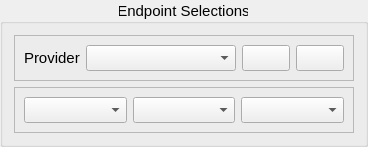
    <widget class="QGroupBox" name="groupBox_4">
     <property name="sizePolicy">
      <sizepolicy hsizetype="Preferred" vsizetype="Fixed">
       <horstretch>0</horstretch>
       <verstretch>0</verstretch>
      </sizepolicy>
     </property>
     <property name="font">
      <font>
       <pointsize>11</pointsize>
      </font>
     </property>
     <property name="title">
      <string>Endpoint Selections</string>
     </property>
     <property name="alignment">
      <set>Qt::AlignCenter</set>
     </property>
     <property name="flat">
      <bool>true</bool>
     </property>
     <layout class="QGridLayout" name="gridLayout_2">
      <item row="0" column="0">
       <widget class="QFrame" name="frame_2">
        <property name="frameShape">
         <enum>QFrame::StyledPanel</enum>
        </property>
        <property name="frameShadow">
         <enum>QFrame::Raised</enum>
        </property>
        <layout class="QGridLayout" name="gridLayout_4">
         <item row="0" column="1">
          <widget class="QComboBox" name="provider_combo">
           <property name="sizePolicy">
            <sizepolicy hsizetype="Expanding" vsizetype="Fixed">
             <horstretch>0</horstretch>
             <verstretch>0</verstretch>
            </sizepolicy>
           </property>
           <property name="minimumSize">
            <size>
             <width>150</width>
             <height>25</height>
            </size>
           </property>
          </widget>
         </item>
         <item row="0" column="0">
          <widget class="QLabel" name="label_15">
           <property name="text">
            <string>Provider</string>
           </property>
          </widget>
         </item>
         <item row="0" column="2">
          <widget class="QPushButton" name="provider_refresh">
           <property name="sizePolicy">
            <sizepolicy hsizetype="Fixed" vsizetype="Fixed">
             <horstretch>0</horstretch>
             <verstretch>0</verstretch>
            </sizepolicy>
           </property>
           <property name="toolTip">
            <string>Refresh the provider list. Needed after a provider was added or deleted.</string>
           </property>
           <property name="text">
            <string/>
           </property>
           <property name="icon">
            <iconset resource="resources.qrc">
             <normaloff>:/plugins/ohsomeTools/img/icon_refresh.png</normaloff>:/plugins/ohsomeTools/img/icon_refresh.png</iconset>
           </property>
          </widget>
         </item>
         <item row="0" column="3">
          <widget class="QPushButton" name="provider_config">
           <property name="sizePolicy">
            <sizepolicy hsizetype="Fixed" vsizetype="Fixed">
             <horstretch>0</horstretch>
             <verstretch>0</verstretch>
            </sizepolicy>
           </property>
           <property name="toolTip">
            <string>Shortcut to Web ► ohsomeTools ► Provider Settings</string>
           </property>
           <property name="text">
            <string/>
           </property>
           <property name="icon">
            <iconset resource="resources.qrc">
             <normaloff>:/plugins/ohsomeTools/img/icon_settings.png</normaloff>:/plugins/ohsomeTools/img/icon_settings.png</iconset>
           </property>
          </widget>
         </item>
        </layout>
       </widget>
      </item>
      <item row="2" column="0">
       <widget class="QFrame" name="frame_3">
        <property name="frameShape">
         <enum>QFrame::StyledPanel</enum>
        </property>
        <property name="frameShadow">
         <enum>QFrame::Raised</enum>
        </property>
        <layout class="QHBoxLayout" name="horizontalLayout_7">
         <item>
          <widget class="QComboBox" name="ohsome_spec_selection_combo">
           <property name="toolTip">
            <string>ohsome API Endpoint</string>
           </property>
          </widget>
         </item>
         <item>
          <widget class="QComboBox" name="ohsome_spec_preference_combo">
           <property name="toolTip">
            <string>Request preference</string>
           </property>
           <property name="placeholderText">
            <string>Spec</string>
           </property>
          </widget>
         </item>
         <item>
          <widget class="QComboBox" name="ohsome_spec_preference_specification">
           <property name="toolTip">
            <string>Request preference</string>
           </property>
          </widget>
         </item>
        </layout>
       </widget>
      </item>
     </layout>
    </widget>
